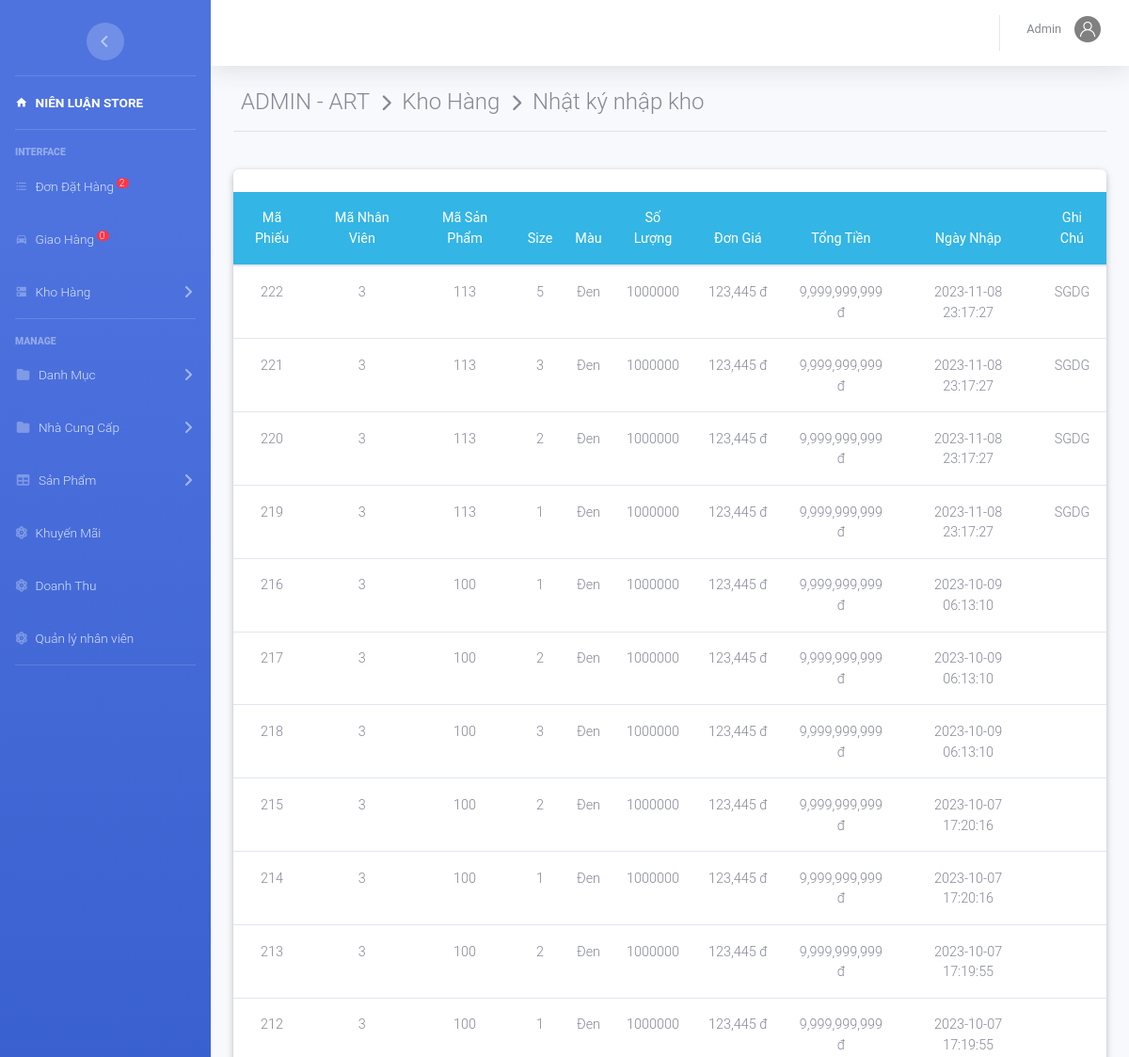
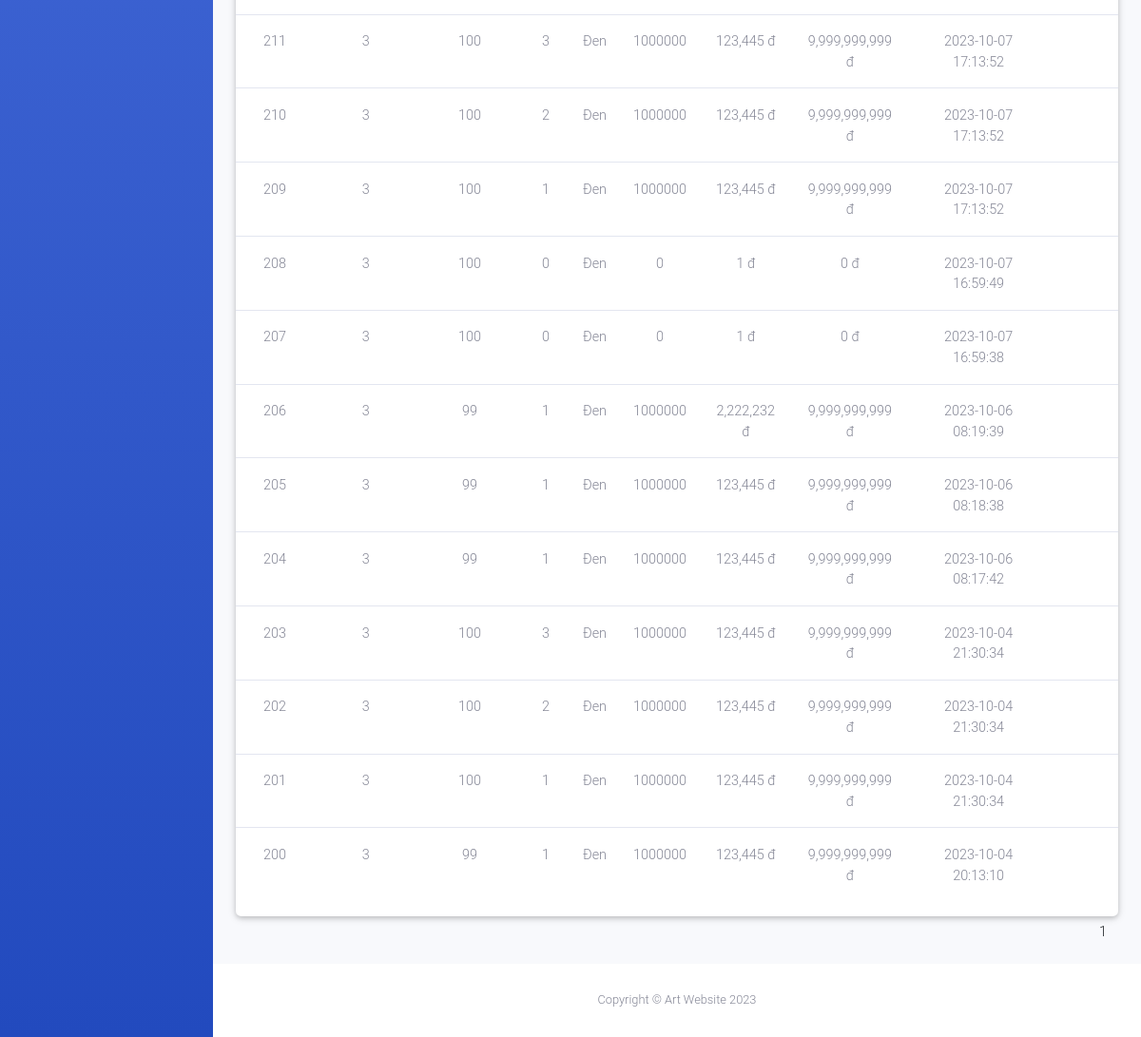
Page /admin/index.php?action=kho&view=nhatky (signed in) on the committed database (2 pictures, top to bottom).
### tables this page shows
CREATE TABLE `phieunhap` (
  `MaPN` int(11) NOT NULL,
  `MaNV` int(11) NOT NULL,
  `MaSP` int(11) NOT NULL,
  `SoLuong` int(11) NOT NULL,
  `DonGia` decimal(10,0) DEFAULT NULL,
  `TongTien` decimal(10,0) NOT NULL,
  `NgayNhap` datetime NOT NULL DEFAULT current_timestamp(),
  `Note` varchar(100) DEFAULT NULL,
  `Size` int(11) NOT NULL,
  `Mau` varchar(50) NOT NULL
);

### admin/kho/nhatky.php (the view, shortened to what this page needs)
<?php
    if(isset($_GET['trang'])){
        $trang=$_GET['trang'];
    }
    else{ $trang=1;}
    $from =($trang-1)*30;
	$sql="select * from phieunhap Order by NgayNhap DESC limit $from,30";
	$rs=mysqli_query($conn,$sql);
?>
<div class="container-fluid">
	<div class="page-header">
	  <h4 class="page-title">
	     ADMIN - ART &#160;<i class="fas fa-chevron-right" style="font-size: 18px"></i>&#160; Kho Hàng &#160;<i class="fas fa-chevron-right" style="font-size: 18px"></i>&#160; Nhật ký nhập kho</h4>
	</div><hr><br>
	<div class="row">
      <div class="col-md-12 grid-margin stretch-card">
        <div class="card">
		<br>
             <table class="table table-hover  text-center " >
				<thead class="badge-info">
					<tr>
						<th>Mã Phiếu</th> <th>Mã Nhân Viên</th><th>Mã Sản Phẩm</th><th>Size</th><th>Màu</th><th>Số Lượng</th><th>Đơn Giá</th><th>Tổng Tiền</th>
						<th>Ngày Nhập</th> <th>Ghi Chú</th>
					</tr>
				</thead>
				<tbody>
			 		<?php
				 	while ($row=mysqli_fetch_array($rs)) { ?>
						<tr>
							<td><?php echo $row['MaPN']; ?></td>
							<td><?php echo $row['MaNV']; ?></td>
							<td><?php echo $row['MaSP']; ?></td>
							<td><?php echo $row['Size']; ?></td>
							<td><?php echo $row['Mau']; ?></td>
							<td><?php echo $row['SoLuong']; ?></td>
							<td><?php echo number_format($row['DonGia']).' đ'; ?></td>
							<td><?php echo number_format($row['TongTien']).' đ'; ?></td>
							<td><?php echo $row['NgayNhap']; ?></td>
							<td><?php echo $row['Note']; ?></td>
						</tr>
		 			<?php	} ?>
				</tbody>
			</table>
            </div>
          </div>
      </div>
      <div class="row m-auto">
				<?php
					$ds_spn1b="select * from phieunhap Order by NgayNhap DESC";
		            $query_dssp2=mysqli_query($conn,$ds_spn1b);
		            $sosp=mysqli_num_rows($query_dssp2);
		            $sotrang = ceil($sosp/30); ?>
			     	<ul class="pagination justify-content-center">
				         <?php for($x=1;$x<=$sotrang;$x++){ ?>
							          <li class="page-item">
							          	  <a class="page-link " href="index.php?action=kho&view=nhatky&trang=<?php echo $x ?>"><?php echo $x ;?></a>
							          </li>
						  <?php
						      } ?>
			      	</ul>
			</div>
</div>

### rows in the picture
phieunhap: MaPN "222", MaNV "3", MaSP "113", Size "5", Mau "Đen", SoLuong "1000000", DonGia "123,445", TongTien "9,999,999,999", NgayNhap "2023-11-08 23:17:27", Note "SGDG"
phieunhap: MaPN "221", MaNV "3", MaSP "113", Size "3", Mau "Đen", SoLuong "1000000", DonGia "123,445", TongTien "9,999,999,999", NgayNhap "2023-11-08 23:17:27", Note "SGDG"
phieunhap: MaPN "220", MaNV "3", MaSP "113", Size "2", Mau "Đen", SoLuong "1000000", DonGia "123,445", TongTien "9,999,999,999", NgayNhap "2023-11-08 23:17:27", Note "SGDG"
phieunhap: MaPN "219", MaNV "3", MaSP "113", Size "1", Mau "Đen", SoLuong "1000000", DonGia "123,445", TongTien "9,999,999,999", NgayNhap "2023-11-08 23:17:27", Note "SGDG"
phieunhap: MaPN "216", MaNV "3", MaSP "100", Size "1", Mau "Đen", SoLuong "1000000", DonGia "123,445", TongTien "9,999,999,999", NgayNhap "2023-10-09 06:13:10"
phieunhap: MaPN "217", MaNV "3", MaSP "100", Size "2", Mau "Đen", SoLuong "1000000", DonGia "123,445", TongTien "9,999,999,999", NgayNhap "2023-10-09 06:13:10"
phieunhap: MaPN "218", MaNV "3", MaSP "100", Size "3", Mau "Đen", SoLuong "1000000", DonGia "123,445", TongTien "9,999,999,999", NgayNhap "2023-10-09 06:13:10"
phieunhap: MaPN "215", MaNV "3", MaSP "100", Size "2", Mau "Đen", SoLuong "1000000", DonGia "123,445", TongTien "9,999,999,999", NgayNhap "2023-10-07 17:20:16"
phieunhap: MaPN "214", MaNV "3", MaSP "100", Size "1", Mau "Đen", SoLuong "1000000", DonGia "123,445", TongTien "9,999,999,999", NgayNhap "2023-10-07 17:20:16"
phieunhap: MaPN "213", MaNV "3", MaSP "100", Size "2", Mau "Đen", SoLuong "1000000", DonGia "123,445", TongTien "9,999,999,999", NgayNhap "2023-10-07 17:19:55"
phieunhap: MaPN "212", MaNV "3", MaSP "100", Size "1", Mau "Đen", SoLuong "1000000", DonGia "123,445", TongTien "9,999,999,999", NgayNhap "2023-10-07 17:19:55"
phieunhap: MaPN "211", MaNV "3", MaSP "100", Size "3", Mau "Đen", SoLuong "1000000", DonGia "123,445", TongTien "9,999,999,999", NgayNhap "2023-10-07 17:13:52"
phieunhap: MaPN "210", MaNV "3", MaSP "100", Size "2", Mau "Đen", SoLuong "1000000", DonGia "123,445", TongTien "9,999,999,999", NgayNhap "2023-10-07 17:13:52"
phieunhap: MaPN "209", MaNV "3", MaSP "100", Size "1", Mau "Đen", SoLuong "1000000", DonGia "123,445", TongTien "9,999,999,999", NgayNhap "2023-10-07 17:13:52"
phieunhap: MaPN "208", MaNV "3", MaSP "100", Size "0", Mau "Đen", SoLuong "0", DonGia "1", TongTien "0", NgayNhap "2023-10-07 16:59:49"
phieunhap: MaPN "207", MaNV "3", MaSP "100", Size "0", Mau "Đen", SoLuong "0", DonGia "1", TongTien "0", NgayNhap "2023-10-07 16:59:38"
phieunhap: MaPN "206", MaNV "3", MaSP "99", Size "1", Mau "Đen", SoLuong "1000000", DonGia "2,222,232", TongTien "9,999,999,999", NgayNhap "2023-10-06 08:19:39"
phieunhap: MaPN "205", MaNV "3", MaSP "99", Size "1", Mau "Đen", SoLuong "1000000", DonGia "123,445", TongTien "9,999,999,999", NgayNhap "2023-10-06 08:18:38"
phieunhap: MaPN "204", MaNV "3", MaSP "99", Size "1", Mau "Đen", SoLuong "1000000", DonGia "123,445", TongTien "9,999,999,999", NgayNhap "2023-10-06 08:17:42"
phieunhap: MaPN "203", MaNV "3", MaSP "100", Size "3", Mau "Đen", SoLuong "1000000", DonGia "123,445", TongTien "9,999,999,999", NgayNhap "2023-10-04 21:30:34"
phieunhap: MaPN "202", MaNV "3", MaSP "100", Size "2", Mau "Đen", SoLuong "1000000", DonGia "123,445", TongTien "9,999,999,999", NgayNhap "2023-10-04 21:30:34"
phieunhap: MaPN "201", MaNV "3", MaSP "100", Size "1", Mau "Đen", SoLuong "1000000", DonGia "123,445", TongTien "9,999,999,999", NgayNhap "2023-10-04 21:30:34"
phieunhap: MaPN "200", MaNV "3", MaSP "99", Size "1", Mau "Đen", SoLuong "1000000", DonGia "123,445", TongTien "9,999,999,999", NgayNhap "2023-10-04 20:13:10"

### other values in the picture
$dem "2"
$dem "0"
$nv['TenNV'] "Admin"
